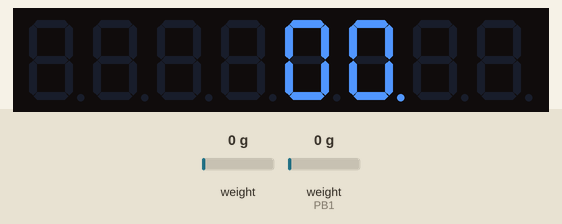
This sketch was run on a simulated ATtiny85, built with avr-gcc and run on an emulated ATtiny85. On the bench: 8-digit seven-segment display. The test bench sets the inputs (shaded band); at power-on: weight on the scale 0 g, weight on the scale (sensor on PB1) 0 g.

Above: at 3.1 s.
3.2 s: weight on the scale (sensor 0) set to 1250 g
At 3.5 s:
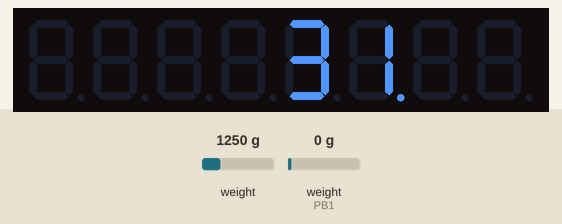
4.7 s: weight on the scale (sensor 0) set to 100 g
At 6.0 s:
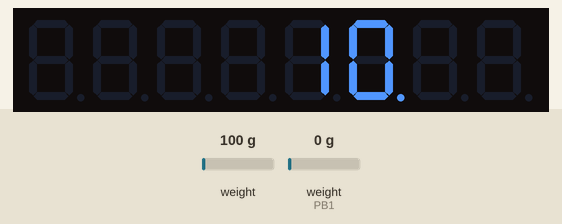
6.3 s: weight on the scale (sensor 0) set to 2500 g
At 7.8 s:
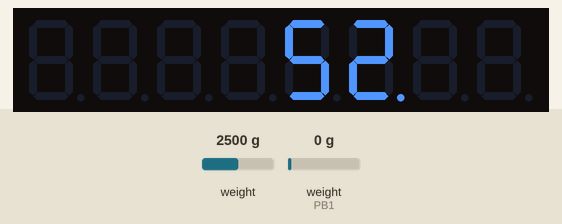
Timing chart, 0 to 9.3 s (numbered marks = the images above; inputs shaded):
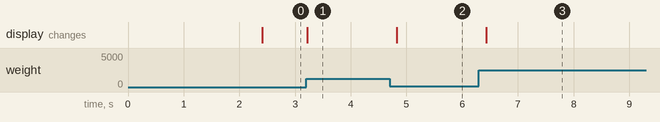

The sketch:

arduino_scale.ino
```cpp
/*
 * Author: Ilias Giechaskiel
 * Website: https://ilias.giechaskiel.com
 * Description: Code for a digital scale with auto-reset, seven-segment displays
 * and the HX711 ADC converter on an ATtiny85
 *
 */


/* LIBRARY INCLUDES */
// LedControl is necessary before ScaleDisplay due to the way the Arduino IDE works
#include <HX711.h>
#include <LedControl.h>
#include <ScaleDisplay.h>

/* GLOBAL DEFINES */

// Uncomment this if you have set the fuses such that the RESET pin can be used for I/O
//#define ENABLE_TARE_PIN
// Pin used for zero-ing the scale (removing the tare weight from the gross weight)
#define TARE_PIN PB5

// Pin used to control power output
#define POWER_PIN PB3

// Number of readings to average weight calculations
#define AV_NUM_READS 5

// Readings are considered stable after this many milliseconds, if they don't
// deviate from average by the given threshold in KG
#define STABLE_TIME_MS 5000
#define THRESHOLD 0.15

// Delay between powering up HX711 module and doing readings
#define HX711_POWER_UP_DELAY 300

// Delay needed for considering a button pressed
#define BUTTON_PRESS_DELAY 100

// Delay after which you timeout if HX711 has not responded
#define TIMEOUT_DELAY 1000

// Scale-specific number (see https://github.com/bogde/HX711 for details)
#define SCALING 23388.19

/* GLOBAL VARIABLES */

// Interface to the ADC converter and the display
HX711 scale(PB1, PB2); // MISO, SCK
ScaleDisplay display(PB0, PB2, PB4); // MOSI, SCK, CS

// Parameters for averaging
int num_read; // Number of values read within threshold
float sum_read; // Sum of values read within threshold
long first_read_time; // Time of first read within threshold

// Standard Arduino setup function
void setup() {
#ifdef ENABLE_TARE_PIN
  pinMode(TARE_PIN, INPUT_PULLUP);
#endif

  pinMode(POWER_PIN, OUTPUT);
  digitalWrite(POWER_PIN, HIGH);
  reset_scale("ON");
}

// Standard Arduino loop function
void loop() {
  // If no/short presses, handle readings, else zero the scale
  long press_time = get_button_time();
  if (press_time < BUTTON_PRESS_DELAY) {
    handle_scale_readings();
  } else {
    reset_scale("RST");
  }
}

// Function that tells us how long the button is being preseed (if applicable)
long get_button_time() {
#ifdef ENABLE_TARE_PIN
  long start = millis();
  // Break out early if possible
  while (digitalRead(TARE_PIN) == LOW && (millis() - start) <= BUTTON_PRESS_DELAY) {}
  return millis() - start;
#else
  return 0;
#endif
}

// Function that reads and displays scale readings
void handle_scale_readings() {
  // If cannot make reading from scale, timeout, display error, and turn off
  long start = millis();
  while (!scale.is_ready() && (millis() - start) < TIMEOUT_DELAY) {}
  if (!scale.is_ready()) {
    display.flash_message("ERR");
    digitalWrite(POWER_PIN, LOW);
  }

  float cur_read = scale.get_units(AV_NUM_READS);

  // If read is within average as difference (could also do as percentage)
  if (abs(sum_read / num_read - cur_read) <= THRESHOLD) {
    num_read += 1;
    sum_read += cur_read;

    // If has been stable for long enough, flash the value and turn off
    if ((millis() - first_read_time) >= STABLE_TIME_MS) {
      display.flash_value(cur_read);
      digitalWrite(POWER_PIN, LOW);
    }
  } else {
    // Not stable. Reset
    num_read = 1;
    sum_read = cur_read;
    first_read_time = millis();
  }

  // Because HX711 is not proper SPI and it shares the CLK with the
  // display, we power it down before we display the value
  // Before powering it back on with small delay
  scale.power_down();
  display.display_value(cur_read);
  delay(HX711_POWER_UP_DELAY);
  scale.power_up();
}

// Function that zeroes the scale, flashing the message if needed
void reset_scale(const char* msg) {
  // Set the scaling factor and power down the scale (due to SPI conflict)
  scale.set_scale(SCALING);
  scale.power_down();

  // Display message if needed, otherwise have a small delay to ensure
  // scale can power-up correctly
  if (msg) {
    display.reset();
    display.flash_message(msg);
  } else {
    delay(HX711_POWER_UP_DELAY);
  }

  // Power up, and zero-scale
  scale.power_up();
  scale.tare();

  // Reset stability measurements
  sum_read = 0;
  num_read = 1;
  first_read_time = millis();
}
```

Measured:
- after the input at 3.2 s, the display: changes at once (image 1)
- after the input at 4.7 s, the display: changes after 0.13 s (image 2)
- after the input at 6.3 s, the display: changes after 0.14 s (image 3)
